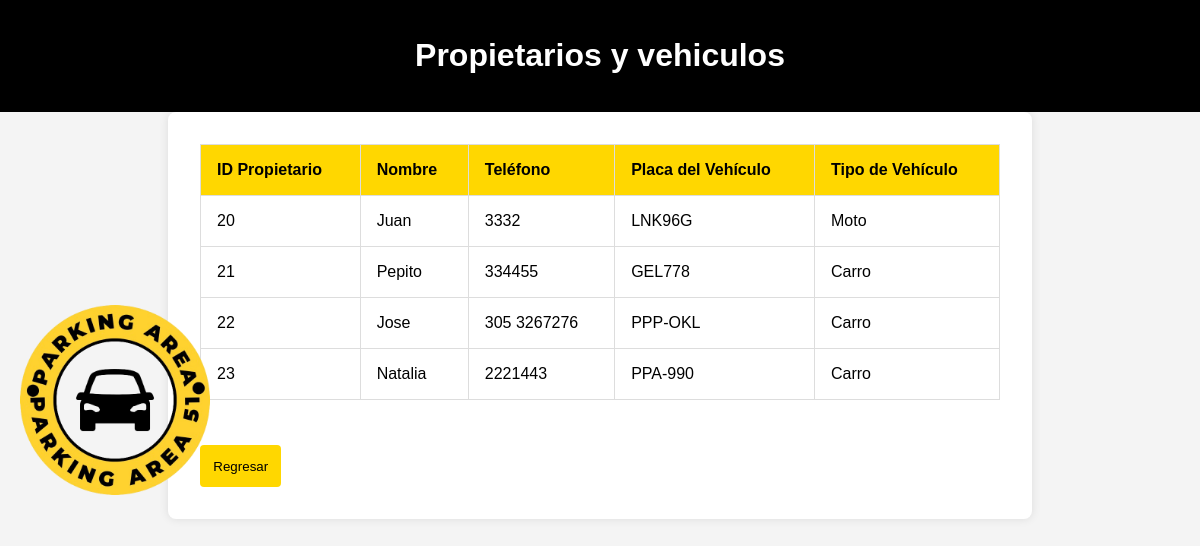
The app's page /parqueadero/control_pro.php with its own data.
### tables this page shows
CREATE TABLE `vehiculos` (
  `id` int(11) NOT NULL,
  `propietario_id` int(11) NOT NULL,
  `tipo` enum('Moto','Carro') NOT NULL,
  `placa` varchar(20) NOT NULL
);

CREATE TABLE `propietarios` (
  `id` int(11) NOT NULL,
  `Nombre` varchar(100) NOT NULL,
  `Telefono` varchar(40) NOT NULL
);

### parqueadero/control_pro.php (the view, shortened to what this page needs)
<?php
include 'conexion.php';
$sql = "SELECT p.id AS propietario_id, p.nombre, p.telefono, v.placa, v.tipo FROM propietarios p
        LEFT JOIN vehiculos v ON p.id = v.propietario_id
        ORDER BY p.id";
$resultado = $db->query($sql);
?>
<!DOCTYPE html>
<html lang="es">
<head>
    <link rel="stylesheet" href="styles.css">
</head>
<body>
    <header>
        <img src="img/logo.png" alt="Logo del Parqueadero">
        <h1>Propietarios y vehiculos</h1>
    </header>
    <main>
        <table>
            <tr>
                <th>ID Propietario</th>
                <th>Nombre</th>
                <th>Teléfono</th>
                <th>Placa del Vehículo</th>
                <th>Tipo de Vehículo</th>
            </tr>
            <?php
            if ($resultado->num_rows > 0) {
                while($row = $resultado->fetch_assoc()) {
                    echo "<tr>";
                    echo "<td>" . $row['propietario_id'] . "</td>";
                    echo "<td>" . $row['nombre'] . "</td>";
                    echo "<td>" . $row['telefono'] . "</td>";
                    echo "<td>" . $row['placa'] . "</td>";
                    echo "<td>" . $row['tipo'] . "</td>";
                    echo "</tr>";
                }
            } else {
                echo "<tr><td colspan='5'>No se encontraron datos.</td></tr>";
            }
            ?>
        </table>
        <button onclick="location.href='men_admin.php'">Regresar</button>
    </main>
</body>
</html>

### parqueadero/styles.css (style rules this page uses)
body { font-family: Arial, sans-serif; background-color: #f4f4f4; margin: 0; padding: 0; display: flex; flex-direction: column; align-items: center; color: #333; }
header { background-color: #000; color: #fff; padding: 1em 0; width: 100%; text-align: center; }
header img { position: absolute; top: 50%; left: 20px; transform: translateY(-50%); height: 190px; }
main { padding: 2em; width: 100%; max-width: 800px; background-color: #fff; box-shadow: 0 0 10px rgba(0, 0, 0, 0.1); border-radius: 8px; }
table { width: 100%; border-collapse: collapse; margin-bottom: 2em; background-color: #fff; color: #000; }
table, th, td { border: 1px solid #ddd; }
th, td { padding: 1em; text-align: left; }
th { background-color: #ffd700; color: #000; }
button { padding: 1em; background-color: #ffd700; color: #000; border: none; cursor: pointer; margin-top: 1em; border-radius: 4px; transition: background-color 0.3s; }

### records on screen
vehiculos: propietario "20", propietario.Nombre "Juan", propietario.Telefono "3332", placa "LNK96G", tipo "Moto"
vehiculos: propietario "21", propietario.Nombre "Pepito", propietario.Telefono "334455", placa "GEL778", tipo "Carro"
vehiculos: propietario "22", propietario.Nombre "Jose", propietario.Telefono "305 3267276", placa "PPP-OKL", tipo "Carro"
vehiculos: propietario "23", propietario.Nombre "Natalia", propietario.Telefono "2221443", placa "PPA-990", tipo "Carro"
